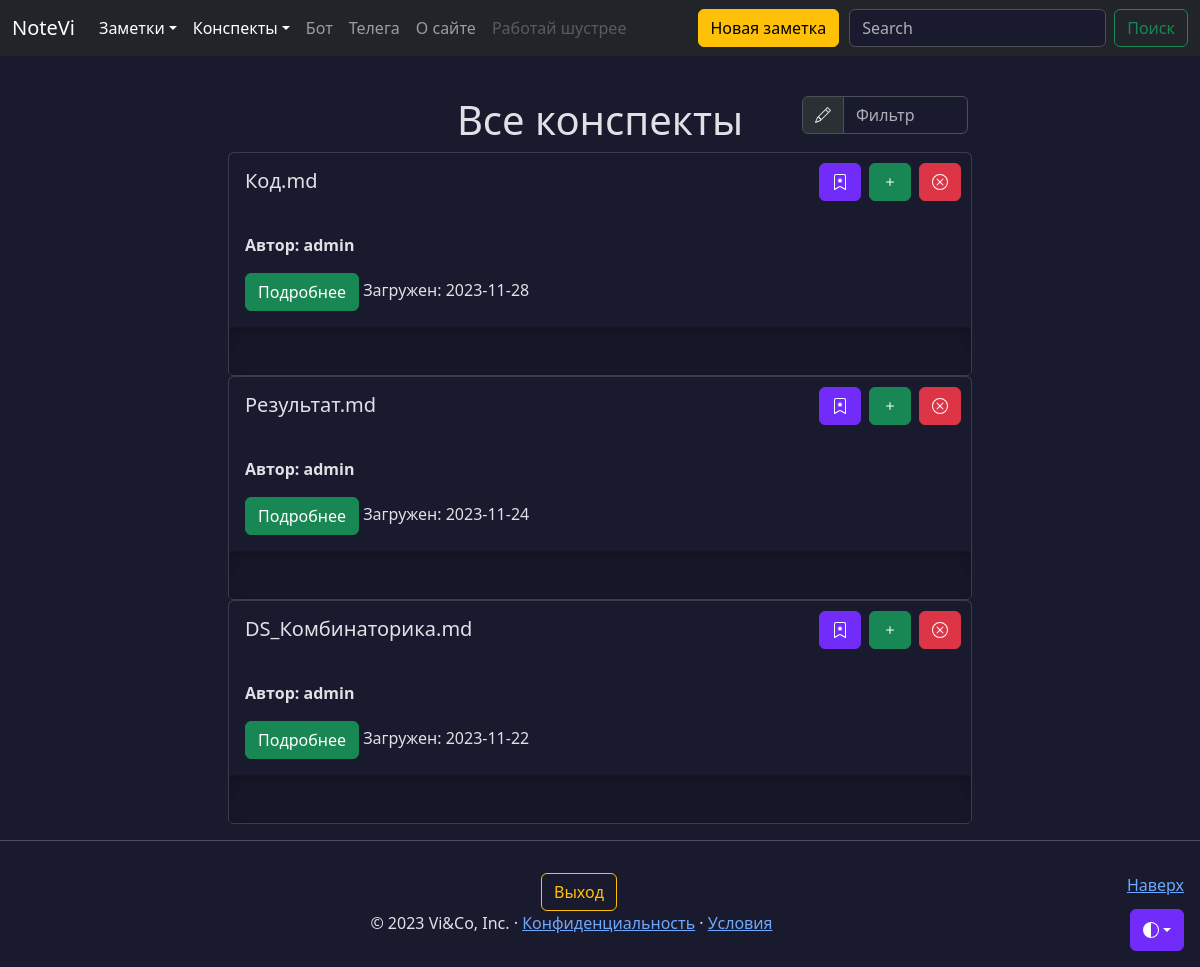
Page /conspects/favorites (signed in) on the committed database.
### models.py (models this page shows, shortened)
class Conspect(db.Model):
    id = db.Column(db.Integer, primary_key=True)
    name = db.Column(db.String(100), nullable=False, default='Not_name')
    files = db.relationship('File',
                            secondary='conspect_file',
                            lazy='subquery',
                            backref=db.backref('conspects',
                                               lazy=True))
    add_date = db.Column(db.Date(), default=datetime.utcnow)
    public = db.Column(db.String(8), default=None)
    user_id = db.Column(db.Integer, db.ForeignKey('user.id'))
    intro = db.Column(db.String(200), nullable=False, default=' ')
    favorites = db.relationship('User',
                                secondary='favorites_conspect',
                                backref=db.backref('favorite_conspects',
                                                   lazy=True),
                                lazy='subquery')
    images = db.relationship('File',
                             secondary='conspect_image',
                             lazy='subquery',
                             backref=db.backref('img_conspects',
                                                lazy=True))

class User(db.Model, UserMixin):
    id = db.Column(db.Integer, primary_key=True)
    username = db.Column(
        db.String(64), index=True, unique=True, nullable=False
    )
    email = db.Column(db.String(120), index=True, unique=True, nullable=False)
    password_hash = db.Column(db.String(255), nullable=False)
    notes = db.relationship('Note',
                            backref='author',
                            lazy='dynamic',
                            cascade='all, delete')
    created_on = db.Column(db.DateTime(), default=datetime.utcnow)
    updated_on = db.Column(
        db.DateTime(), default=datetime.utcnow, onupdate=datetime.utcnow
    )
    is_active = db.Column(db.Boolean(), default=True)
    conspects = db.relationship('Conspect',
                                backref='author',
                                lazy='dynamic',
                                cascade='all, delete'
                                )
    def is_favorite_conspect(self, conspect):
        if not self.favorite_conspects:
            return False
        return conspect in self.favorite_conspects
    def is_author(self, instance):
        return self.id == instance.user_id

### views/conspects.py (the view)
@app.route('/conspects/favorites')
@login_required
def favorite_conspects():
    conspects = (
        Conspect.query.filter(Conspect.favorites.contains(current_user))
                      .order_by(Conspect.id.desc())
                      .all()
    )
    return render_template('conspects.html', conspects=conspects)

### models.py (called while the page is built)
@login_manager.user_loader
def load_user(user_id):
    return db.session.query(User).get(user_id)

### templates/conspects.html (shortened to what this page needs)
{% extends 'base.html' %}
{% block content %}
{% if request.endpoint == 'public_conspects' or current_user.is_authenticated %}
<div class="container mt-5">
  <div class="row justify-content-md-center">
    {% if conspects|length > 0 %}
    <div class="col-sm-4 col-lg-2">
    </div>
    <div class="col-sm-4 align-self-center">
        <h1 style="text-align: center;">Все конспекты</h1>
    {% endif %}
    </div>
    {% if conspects|length > 0 %}
      <div class="col-sm-4 col-lg-2 mb-2">
        <div class="input-group">
          <span class="input-group-text" id="basic-addon1">
          </span>
          <input type="text" class="form-control" placeholder="Фильтр" aria-label="Фильтр" aria-describedby="basic-addon1" id="filterInput">
        </div>
      </div>
    </div>
    {% endif %}
    {% if conspects|length > 0 %}
      {% for conspect in conspects %}
        <div class="card container col-lg-8 p-0">
          <div class="card-body container">
            <h5 class="card-title col-7">{{ conspect.name }}</h5>
            <il class="align-self-end">{% include 'includes/btn_conspect.html' %}</il>
          </div>
          <div class="card-body container">
            <p class="card-author"><b>Автор: {{ conspect.author.username }}</b></p>
            <a href="{{ url_for('conspect', id=conspect.id) }}" class="btn btn-success" data-toggle="button" aria-pressed="false" autocomplete="off">
                Подробнее
            </a>
            <note class="date col">Загружен: {{ conspect.add_date }}</note>
          </div>
          <div class="b-example-divider" style="width: 100%;"></div>
        </div>
      {% endfor %}
    {% endif %}
  </div>
  {% else %}
  <div class="container mt-5">
    <h1 style="text-align: center;">Войдите или зарегистрируйтесь</h1>
  </div>
  {% endif %}
{% endblock %}

### templates/includes/btn_conspect.html (shortened to what this page needs)
{% if current_user.is_authenticated %}
  {% if not current_user.is_author(conspect) %}
  <a {% if current_user.is_favorite_conspect(conspect) %} href="/conspects/{{ conspect.id }}/unfavorite" class="btn btn-success btn-bd-primary delete-button" {% else %} href="/conspects/{{ conspect.id }}/favorite" class="btn btn-success delete-button" {% endif %}>
    <svg xmlns="http://www.w3.org/2000/svg" width="16" height="16" fill="currentColor" class="bi bi-trash" viewBox="0 0 16 16">
      <path d="M7.84 4.1a.178.178 0 0 1 .32 0l.634 1.285a.178.178 0 0 0 .134.098l1.42.206c.145.021.204.2.098.303L9.42 6.993a.178.178 0 0 0-.051.158l.242 1.414a.178.178 0 0 1-.258.187l-1.27-.668a.178.178 0 0 0-.165 0l-1.27.668a.178.178 0 0 1-.257-.187l.242-1.414a.178.178 0 0 0-.05-.158l-1.03-1.001a.178.178 0 0 1 .098-.303l1.42-.206a.178.178 0 0 0 .134-.098L7.84 4.1z"></path>
      <path d="M2 2a2 2 0 0 1 2-2h8a2 2 0 0 1 2 2v13.5a.5.5 0 0 1-.777.416L8 13.101l-5.223 2.815A.5.5 0 0 1 2 15.5V2zm2-1a1 1 0 0 0-1 1v12.566l4.723-2.482a.5.5 0 0 1 .554 0L13 14.566V2a1 1 0 0 0-1-1H4z"></path>
    </svg>
  </a>
  {% else %}
  <a {% if current_user.is_favorite_conspect(conspect) %} href="/conspects/{{ conspect.id }}/unfavorite" class="btn btn-success btn-bd-primary favorite-button" {% else %} href="/conspects/{{ conspect.id }}/favorite" class="btn btn-success favorite-button" {% endif %}>
  </a>
  {% endif %}
{% endif %}
{% if current_user.is_authenticated and current_user.is_author(conspect) %}
  <a href="{{ url_for('add_intro', id=conspect.id) }}" class="btn btn-success edit-button">
    <svg xmlns="http://www.w3.org/2000/svg" width="16" height="16" fill="currentColor" class="bi bi-plus" viewBox="0 0 16 16">
      <path d="M8 4a.5.5 0 0 1 .5.5v3h3a.5.5 0 0 1 0 1h-3v3a.5.5 0 0 1-1 0v-3h-3a.5.5 0 0 1 0-1h3v-3A.5.5 0 0 1 8 4z"/>
    </svg>
  </a>
  <a href="/conspects/{{ conspect.id }}/confirm" class="btn btn-danger delete-button">
    </a>
{% endif %}

### static/css/base.css (style rules this page uses)
body { padding-top: 3rem; color: rgb(var(--bs-tertiary-color-rgb)); display: flex; flex-direction: column; height: 100%; }
.favorite-button { position: absolute; top: 10px; right: 110px; }
.edit-button { position: absolute; top: 10px; right: 60px; }
.delete-button { position: absolute; top: 10px; right: 10px; }
.b-example-divider { width: 100%; height: 3rem; background-color: rgba(0, 0, 0, .1); border: solid rgba(0, 0, 0, .15); border-width: 1px 0; box-shadow: inset 0 .5em 1.5em rgba(0, 0, 0, .1), inset 0 .125em .5em rgba(0, 0, 0, .15); }
.bi { vertical-align: -.125em; fill: currentColor; }
.btn-bd-primary { --bd-violet-bg: #712cf9; --bd-violet-rgb: 112.520718, 44.062154, 249.437846; --bs-btn-font-weight: 600; --bs-btn-color: var(--bs-white); --bs-btn-bg: var(--bd-violet-bg); --bs-btn-border-color: var(--bd-violet-bg); --bs-btn-hover-color: var(--bs-white); --bs-btn-hover-bg: #6528e0; --bs-btn-hover-border-color: #6528e0; --bs-btn-focus-shadow-rgb: var(--bd-violet-rgb); --bs-btn-active-color: var(--bs-btn-hover-color); --bs-btn-active-bg: #5a23c8; --bs-btn-active-border-color: #5a23c8; }
p { white-space: pre-line; }

### rows in the picture
Conspect: name "Код.md", author.username "admin", add_date "2023-11-28"
Conspect: name "Результат.md", author.username "admin", add_date "2023-11-24"
Conspect: name "DS_Комбинаторика.md", author.username "admin", add_date "2023-11-22"
